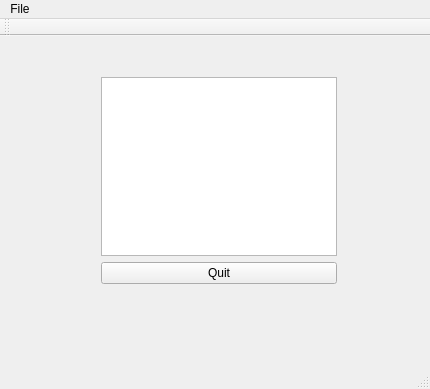
<?xml version="1.0" encoding="UTF-8"?>
<ui version="4.0">
 <class>notePad</class>
 <widget class="QMainWindow" name="notePad">
  <property name="geometry">
   <rect>
    <x>0</x>
    <y>0</y>
    <width>430</width>
    <height>389</height>
   </rect>
  </property>
  <property name="windowTitle">
   <string>notePad</string>
  </property>
  <widget class="QWidget" name="centralWidget">
   <widget class="QWidget" name="">
    <property name="geometry">
     <rect>
      <x>90</x>
      <y>30</y>
      <width>258</width>
      <height>229</height>
     </rect>
    </property>
    <layout class="QVBoxLayout" name="verticalLayout">
     <item>
      <widget class="QTextEdit" name="textEdit"/>
     </item>
     <item>
      <widget class="QPushButton" name="quitButton">
       <property name="text">
        <string>Quit</string>
       </property>
      </widget>
     </item>
    </layout>
   </widget>
  </widget>
  <widget class="QMenuBar" name="menuBar">
   <property name="geometry">
    <rect>
     <x>0</x>
     <y>0</y>
     <width>430</width>
     <height>26</height>
    </rect>
   </property>
   <widget class="QMenu" name="menuOpen">
    <property name="title">
     <string>File</string>
    </property>
    <addaction name="actionOpen"/>
    <addaction name="actionSave"/>
   </widget>
   <addaction name="menuOpen"/>
  </widget>
  <widget class="QToolBar" name="mainToolBar">
   <attribute name="toolBarArea">
    <enum>TopToolBarArea</enum>
   </attribute>
   <attribute name="toolBarBreak">
    <bool>false</bool>
   </attribute>
  </widget>
  <widget class="QStatusBar" name="statusBar"/>
  <action name="actionOpen">
   <property name="text">
    <string>Open</string>
   </property>
  </action>
  <action name="actionSave">
   <property name="text">
    <string>Save</string>
   </property>
  </action>
 </widget>
 <layoutdefault spacing="6" margin="11"/>
 <resources/>
 <connections/>
</ui>
